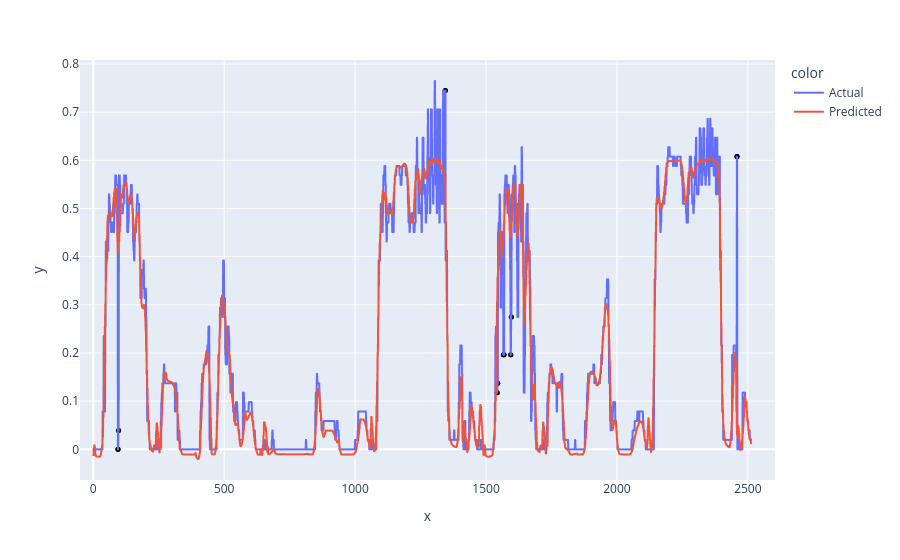

Notebook source saved alongside this figure:
### Code cell
graph_for_dilation(X_test, 0, 0, mean, std, 2)

### Figure 1 — Plotly figure (JSON) as saved in the notebook; plotly's stock layout.template omitted (floating-point values rounded to 4 significant figures; data arrays with more than 128 entries replaced by an {"elided": "..."} marker saying what was removed)
{"data": [{"hovertemplate": "color=Actual<br>x=%{x}<br>y=%{y}<extra></extra>", "legendgroup": "Actual", "line": {"color": "#636efa", "dash": "solid"}, "marker": {"symbol": "circle"}, "mode": "lines", "name": "Actual", "showlegend": true, "type": "scattergl", "x": {"elided": "2514 int values"}, "xaxis": "x", "y": {"elided": "2514 float values"}, "yaxis": "y"}, {"hovertemplate": "color=Predicted<br>x=%{x}<br>y=%{y}<extra></extra>", "legendgroup": "Predicted", "line": {"color": "#EF553B", "dash": "solid"}, "marker": {"symbol": "circle"}, "mode": "lines", "name": "Predicted", "showlegend": true, "type": "scattergl", "x": {"elided": "2514 int values"}, "xaxis": "x", "y": {"elided": "2514 float values"}, "yaxis": "y"}, {"hovertemplate": "x=%{x}<br>y=%{y}<extra></extra>", "legendgroup": "", "marker": {"color": "black", "size": 5, "symbol": "circle"}, "mode": "markers", "name": "", "orientation": "v", "showlegend": false, "type": "scatter", "x": [94, 95, 96, 97, 1344, 1345, 1542, 1543, 1544, 1545, 1566, 1567, 1568, 1569, 1594, 1595, 1596, 1597, 2458, 2459], "xaxis": "x", "y": [0, 0, 0.03922, 0.03922, 0.7451, 0.7451, 0.1176, 0.1176, 0.1373, 0.1373, 0.1961, 0.1961, 0.1961, 0.1961, 0.1961, 0.1961, 0.2745, 0.2745, 0.6078, 0.6078], "yaxis": "y"}], "layout": {"legend": {"title": {"text": "color"}, "tracegroupgap": 0}, "margin": {"t": 60}, "xaxis": {"anchor": "y", "domain": [0, 1], "title": {"text": "x"}}, "yaxis": {"anchor": "x", "domain": [0, 1], "title": {"text": "y"}}}}
